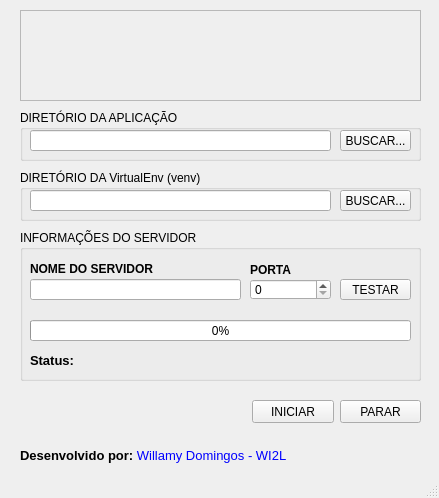
<?xml version="1.0" encoding="UTF-8"?>
<ui version="4.0">
 <class>MainWindow</class>
 <widget class="QMainWindow" name="MainWindow">
  <property name="geometry">
   <rect>
    <x>0</x>
    <y>0</y>
    <width>439</width>
    <height>498</height>
   </rect>
  </property>
  <property name="windowTitle">
   <string>Logo</string>
  </property>
  <widget class="QWidget" name="centralwidget">
   <widget class="QGroupBox" name="groupBox">
    <property name="geometry">
     <rect>
      <x>20</x>
      <y>110</y>
      <width>401</width>
      <height>51</height>
     </rect>
    </property>
    <property name="title">
     <string>DIRETÓRIO DA APLICAÇÃO</string>
    </property>
    <widget class="QLineEdit" name="dictApp">
     <property name="geometry">
      <rect>
       <x>10</x>
       <y>20</y>
       <width>301</width>
       <height>21</height>
      </rect>
     </property>
    </widget>
    <widget class="QPushButton" name="btnBuscarApp">
     <property name="geometry">
      <rect>
       <x>320</x>
       <y>20</y>
       <width>71</width>
       <height>21</height>
      </rect>
     </property>
     <property name="text">
      <string>BUSCAR...</string>
     </property>
    </widget>
   </widget>
   <widget class="QGroupBox" name="groupBox_2">
    <property name="geometry">
     <rect>
      <x>20</x>
      <y>230</y>
      <width>401</width>
      <height>151</height>
     </rect>
    </property>
    <property name="title">
     <string>INFORMAÇÕES DO SERVIDOR</string>
    </property>
    <widget class="QPushButton" name="btnTestar">
     <property name="geometry">
      <rect>
       <x>320</x>
       <y>49</y>
       <width>71</width>
       <height>21</height>
      </rect>
     </property>
     <property name="text">
      <string>TESTAR</string>
     </property>
    </widget>
    <widget class="QLineEdit" name="serverName">
     <property name="geometry">
      <rect>
       <x>10</x>
       <y>49</y>
       <width>211</width>
       <height>21</height>
      </rect>
     </property>
    </widget>
    <widget class="QLabel" name="labelServerName">
     <property name="geometry">
      <rect>
       <x>10</x>
       <y>29</y>
       <width>211</width>
       <height>21</height>
      </rect>
     </property>
     <property name="text">
      <string>&lt;html&gt;&lt;head/&gt;&lt;body&gt;&lt;p&gt;&lt;span style=&quot; font-weight:600;&quot;&gt;NOME DO SERVIDOR&lt;/span&gt;&lt;/p&gt;&lt;/body&gt;&lt;/html&gt;</string>
     </property>
    </widget>
    <widget class="QSpinBox" name="port">
     <property name="geometry">
      <rect>
       <x>230</x>
       <y>49</y>
       <width>81</width>
       <height>21</height>
      </rect>
     </property>
    </widget>
    <widget class="QLabel" name="labelPorta">
     <property name="geometry">
      <rect>
       <x>230</x>
       <y>30</y>
       <width>101</width>
       <height>21</height>
      </rect>
     </property>
     <property name="text">
      <string>&lt;html&gt;&lt;head/&gt;&lt;body&gt;&lt;p&gt;&lt;span style=&quot; font-weight:600;&quot;&gt;PORTA&lt;/span&gt;&lt;/p&gt;&lt;/body&gt;&lt;/html&gt;</string>
     </property>
    </widget>
    <widget class="QProgressBar" name="progressTestBar">
     <property name="geometry">
      <rect>
       <x>10</x>
       <y>90</y>
       <width>381</width>
       <height>21</height>
      </rect>
     </property>
     <property name="cursor">
      <cursorShape>WaitCursor</cursorShape>
     </property>
     <property name="value">
      <number>0</number>
     </property>
     <property name="orientation">
      <enum>Qt::Horizontal</enum>
     </property>
     <property name="invertedAppearance">
      <bool>false</bool>
     </property>
    </widget>
    <widget class="QLabel" name="status">
     <property name="geometry">
      <rect>
       <x>10</x>
       <y>115</y>
       <width>71</width>
       <height>31</height>
      </rect>
     </property>
     <property name="text">
      <string>&lt;html&gt;&lt;head/&gt;&lt;body&gt;&lt;p&gt;&lt;span style=&quot; font-size:10pt; font-weight:600;&quot;&gt;Status:&lt;/span&gt;&lt;/p&gt;&lt;/body&gt;&lt;/html&gt;</string>
     </property>
    </widget>
    <widget class="QLabel" name="labelOk">
     <property name="geometry">
      <rect>
       <x>70</x>
       <y>120</y>
       <width>321</width>
       <height>21</height>
      </rect>
     </property>
     <property name="text">
      <string>&lt;html&gt;&lt;head/&gt;&lt;body&gt;&lt;p&gt;&lt;span style=&quot; font-size:10pt; font-weight:600; color:#005500;&quot;&gt;&lt;/span&gt;&lt;/p&gt;&lt;/body&gt;&lt;/html&gt;</string>
     </property>
    </widget>
    <widget class="QLabel" name="labelErro">
     <property name="geometry">
      <rect>
       <x>70</x>
       <y>120</y>
       <width>321</width>
       <height>21</height>
      </rect>
     </property>
     <property name="text">
      <string>&lt;html&gt;&lt;head/&gt;&lt;body&gt;&lt;p&gt;&lt;span style=&quot; font-size:10pt; font-weight:600; color:#aa0000;&quot;&gt;&lt;/span&gt;&lt;/p&gt;&lt;/body&gt;&lt;/html&gt;</string>
     </property>
    </widget>
   </widget>
   <widget class="QLabel" name="logo">
    <property name="geometry">
     <rect>
      <x>20</x>
      <y>10</y>
      <width>401</width>
      <height>91</height>
     </rect>
    </property>
    <property name="frameShape">
     <enum>QFrame::StyledPanel</enum>
    </property>
    <property name="text">
     <string>&lt;html&gt;&lt;head/&gt;&lt;body&gt;
&lt;div align=&quot;center&quot;&gt;&lt;img src=&quot;./Logo_StartServerDjango.png&quot;/&gt;&lt;/div&gt;
&lt;/body&gt;&lt;/html&gt;</string>
    </property>
   </widget>
   <widget class="QLabel" name="label">
    <property name="geometry">
     <rect>
      <x>20</x>
      <y>440</y>
      <width>401</width>
      <height>31</height>
     </rect>
    </property>
    <property name="text">
     <string>&lt;html&gt;
&lt;head/&gt;
&lt;body&gt;
&lt;style&gt;
a.link {
text-decoration: none;
transition: 0.3s
}
a.link:hover {
text-decoration: none;
font-weight: bold;
transition: 0.3s
}
&lt;/style&gt;
&lt;p&gt;
&lt;span style=&quot; font-size:10pt; font-weight:600;&quot;&gt;Desenvolvido por: &lt;/span&gt;
&lt;span style=&quot; font-size:10pt;&quot;&gt;
&lt;a class=&quot;link&quot; href=&quot;wi2l.com.br&quot; target=&quot;_blank&quot;&gt;Willamy Domingos - WI2L&lt;/a&gt;
&lt;/span&gt;
&lt;/p&gt;
&lt;/body&gt;
&lt;/html&gt;</string>
    </property>
   </widget>
   <widget class="QPushButton" name="endServer">
    <property name="geometry">
     <rect>
      <x>340</x>
      <y>400</y>
      <width>81</width>
      <height>23</height>
     </rect>
    </property>
    <property name="text">
     <string>PARAR</string>
    </property>
   </widget>
   <widget class="QPushButton" name="startServer">
    <property name="geometry">
     <rect>
      <x>252</x>
      <y>400</y>
      <width>82</width>
      <height>23</height>
     </rect>
    </property>
    <property name="focusPolicy">
     <enum>Qt::StrongFocus</enum>
    </property>
    <property name="text">
     <string>INICIAR</string>
    </property>
   </widget>
   <widget class="QGroupBox" name="groupBox_3">
    <property name="geometry">
     <rect>
      <x>20</x>
      <y>170</y>
      <width>401</width>
      <height>51</height>
     </rect>
    </property>
    <property name="title">
     <string>DIRETÓRIO DA VirtualEnv (venv)</string>
    </property>
    <widget class="QLineEdit" name="dictVenv">
     <property name="geometry">
      <rect>
       <x>10</x>
       <y>20</y>
       <width>301</width>
       <height>21</height>
      </rect>
     </property>
    </widget>
    <widget class="QPushButton" name="btnBuscarVenv">
     <property name="geometry">
      <rect>
       <x>320</x>
       <y>20</y>
       <width>71</width>
       <height>21</height>
      </rect>
     </property>
     <property name="text">
      <string>BUSCAR...</string>
     </property>
    </widget>
   </widget>
  </widget>
  <widget class="QStatusBar" name="statusbar"/>
 </widget>
 <resources/>
 <connections/>
</ui>
